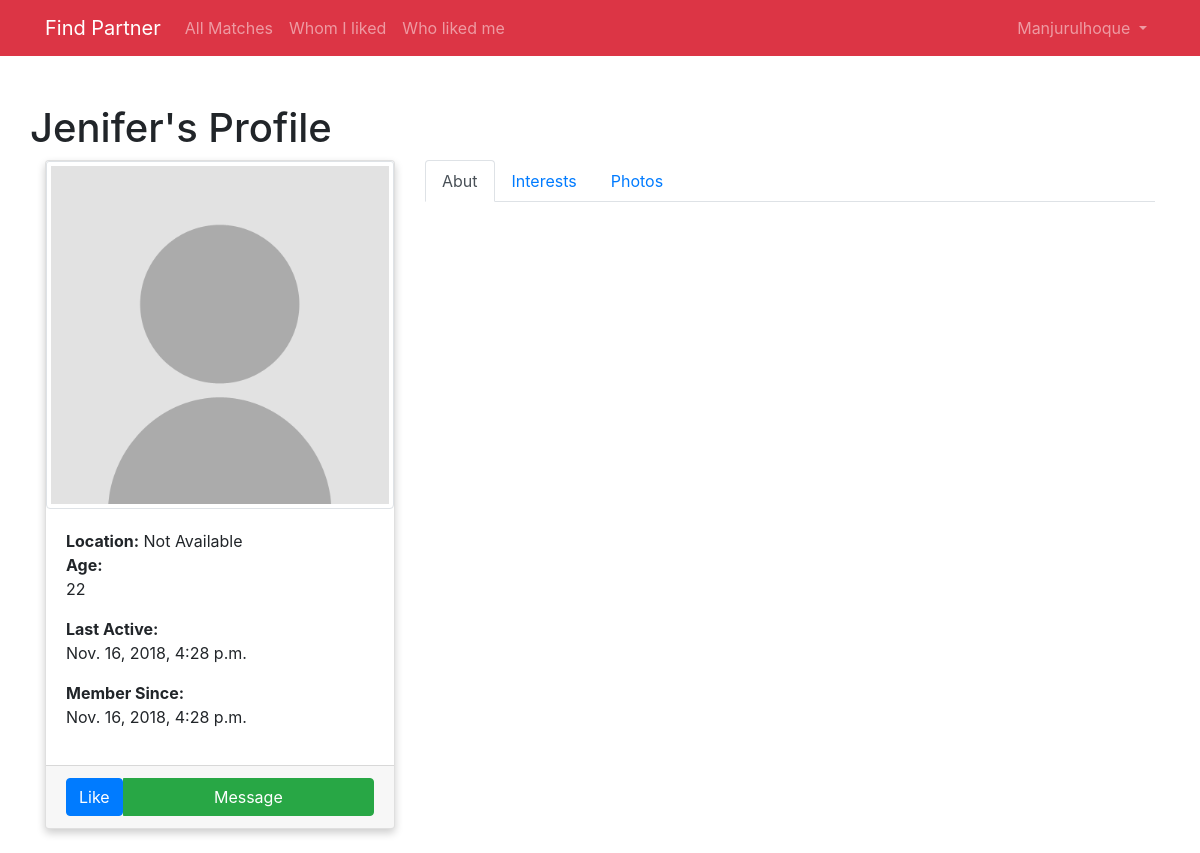
/members/2 (signed in), run on the app's committed database.
### accounts/models.py (models this page shows, shortened)
class User(AbstractUser):
    username = models.CharField(max_length=256, blank=False)
    email = models.EmailField(unique=True, blank=False)
    gender = models.CharField(max_length=10, blank=False)
    age = models.IntegerField(blank=False)
    dob = models.DateField(blank=True, null=True)
    about = models.TextField(blank=True, null=True)
    looking_for = models.TextField(blank=True, null=True)
    interests = models.TextField(blank=True, null=True)
    city = models.CharField(max_length=50, blank=True, null=True)
    country = models.CharField(max_length=60, blank=True, null=True)
    created_at = models.DateTimeField(auto_now_add=True, auto_now=False)
    updated_at = models.DateTimeField(default=django.utils.timezone.now, blank=True)
    profile_picture = models.ImageField(null=True,
                                        blank=True,
                                        upload_to='photos',
                                        default='images/user.png',
                                        verbose_name="profile picture"
                                        )
    USERNAME_FIELD = 'email'
    REQUIRED_FIELDS = ['username', 'gender', 'age']

### app/views.py (the view)
# urls.py: path('members/<int:pk>', MemberDetailView.as_view(), name='member_detail'),
class MemberDetailView(DetailView):
    model = User
    context_object_name = "user"
    template_name = "memberdetail.html"

### app/templatetags/is_liked_by_me.py (called while the page is built)
@register.simple_tag(name='is_liked_by_me')
def is_liked_by_me(member, user):
    liked = Like.objects.filter(member=member, user=user)
    if liked:
        return True
    else:
        return False

### templates/memberdetail.html (shortened to what this page needs)
{% extends 'layouts/app.html' %}
{% block content %}
    {% load static %}
    {% load is_liked_by_me %}
    <div class="container mt-4">
        <div class="row">
            <h1>{{ user.username }}'s Profile</h1>
        </div>
        <div class="row">
            <div class="col-sm-4">
                <div class="card">
                    <img class="card-img-top img-thumbnail" src="{% static 'images/user.png' %}" alt="">
                    <div class="card-body">
                        <div>
                            <strong>Location:</strong>
                            {% if user.city or user.country %}
                                <p>{{ user.city }}, {{ user.country }}</p>
                            {% else %}
                                Not Available
                            {% endif %}
                        </div>
                        <div>
                            <strong>Age:</strong>
                            <p>{{ user.age }}</p>
                        </div>
                        <div>
                            <strong>Last Active:</strong>
                            <p>{{ user.updated_at }}</p>
                        </div>
                        <div>
                            <strong>Member Since:</strong>
                            <p>{{ user.created_at }}</p>
                        </div>
                    </div>
                    <div class="card-footer">
                        <div class="btn-group d-flex">
                            {% is_liked_by_me user request.user as is_liked %}
                            {% if is_liked %}
                                <form action="{% url 'app:dislike' user.id %}" method="post">
                                    {% csrf_token %}
                                    <button type="submit" style="color: #ffffff" class="btn btn-danger w-100">
                                        Liked
                                    </button>
                                </form>
                            {% else %}
                                <form action="{% url 'app:like' user.id %}" method="post">
                                    <button type="submit" style="color: #ffffff" class="btn btn-primary w-100">
                                        Like
                                    </button>
                                </form>
                            {% endif %}
                            <button class="btn btn-success w-100">Message</button>
                        </div>
                    </div>
                </div>
            </div>
            <div class="col-sm-8">
                <div class="tab-panel">
                    <ul class="nav nav-tabs">
                        <li class="nav-item">
                            <a class="nav-link active" data-toggle="tab" href="#about">Abut</a>
                        </li>
                        <li class="nav-item">
                            <a class="nav-link" data-toggle="tab" href="#interests">Interests</a>
                        </li>
                        <li class="nav-item">
                            <a class="nav-link" data-toggle="tab" href="#photos">Photos</a>
                        </li>
                    </ul>
                    <div class="tab-content">
                        <div id="about" class="container tab-pane active"><br>
                        </div>
                    </div>
                </div>
            </div>
        </div>
    </div>
{% endblock %}

### templates/layouts/app.html (shortened to what this page needs)
<!DOCTYPE html>
<html>
<head>
    {% load staticfiles %}
    <link href="{% static 'css/bootstrap.css' %}" rel="stylesheet">
    <link href="{% static 'css/font-awesome.min.css' %}" rel="stylesheet">
    <link href="https://cdnjs.cloudflare.com/ajax/libs/ekko-lightbox/5.3.0/ekko-lightbox.css" rel="stylesheet">
    <link href="{% static 'css/style.css' %}" rel="stylesheet">
</head>
<body>
<div id="app">
    <nav class="navbar navbar-expand-md navbar-dark bg-danger">
        <div class="container">
            <a class="navbar-brand" href="/">
                Find Partner
            </a>
            <div class="collapse navbar-collapse" id="navbarSupportedContent">
                {% if request.user.is_authenticated %}
                    <ul class="navbar-nav mr-auto">
                        <li class="nav-item">
                            <a class="nav-link" href="{% url 'app:matches' %}">All Matches</a>
                        </li>
                        <li class="nav-item">
                            <a class="nav-link" href="{% url 'app:whom_i_liked' %}">Whom I liked</a>
                        </li>
                        <li class="nav-item">
                            <a class="nav-link" href="{% url 'app:liked_me' %}">Who liked me</a>
                        </li>
                    </ul>
                {% endif %}
                <ul class="navbar-nav ml-auto">
                    {% if not request.user.is_authenticated %}
                        <li class="nav-item">
                            <a class="nav-link" href="{% url 'accounts:login' %}">Login</a>
                        </li>
                        <li class="nav-item">
                            <a class="nav-link" href="{% url 'accounts:register' %}">Register</a>
                        </li>
                    {% else %}
                        <li class="nav-item dropdown">
                            <a id="navbarDropdown" class="nav-link dropdown-toggle" href="#" role="button"
                               data-toggle="dropdown" aria-haspopup="true" aria-expanded="false">
                                {{ request.user.username|capfirst }}
                            </a>
                        </li>
                    {% endif %}
                </ul>
            </div>
        </div>
    </nav>
    <main class="py-4">
        {% block content %}
        {% endblock %}
    </main>
</div>
</body>
</html>

### static/css/style.css (style rules this page uses)
.card { box-shadow: 0 4px 8px 0 rgba(0, 0, 0, 0.2); transition: 0.3s; }
.card img { transform: scale(1.0, 1.0); transition-duration: 500ms; transition-timing-function: ease-out; }

### data on the page
User: user.username "Manjurulhoque"
User: username "Jenifer", age "22", updated_at "Nov. 16, 2018, 4:28 p.m.", created_at "Nov. 16, 2018, 4:28 p.m."
